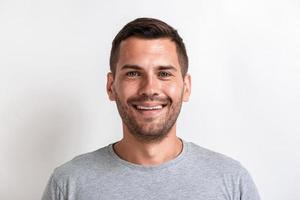
#> input picture ImagesData/portrait_1.jpg, 300 x 200 px
$ jupyter execute Face_detection.ipynb
#> lines starting #> are read from the running program, lines starting #| are printed output that depends on the picture; after the words box and inside, x2 and y2 are one past the last pixel; in counts of white or black regions, pixels touching at a corner belong together
<center><h1>Face-detection</h1></center>

<h3>Liste des objectifs</h3>
<ul>
<li>Chargement des classificateurs en cascade pré-entrainés</li>
<li>Chargement des images</li>
<li>Execution de la détection de/des visages</li>
<li>Affichage des visages</li>
</ul>

[cell 1]
import cv2 as cv
import matplotlib.pyplot as plt

[cell 2]
#Chargement des classificateurs en cascade pré-entrainés
cascade_face = cv.CascadeClassifier("haarcascade_frontalface_default.xml")
cascade_eyes = cv.CascadeClassifier("haarcascade_eye.xml")
#On créer deux variables correspondant aux photos
portrait_img = "ImagesData/portrait_1.jpg"
couple_img = "ImagesData/couple_macron.jpg"

[cell 3]
#On affiche la photo de la personne
img = cv.imread(portrait_img)
#> img is the input picture: shape (200, 300, 3); mean B, G, R 206.9, 207.4, 215.1
if img is None:
    #Si image n'est pas trouver alors j'affiche un message d'erreur
    print("Erreur: l'image n'a pas été charger...")
else:
    #Sinon j'affiche l'image
    plt.imshow(cv.cvtColor(img, cv.COLOR_BGR2RGB))
    plt.title("Image portrait")
    plt.axis("off")
    plt.show()

[cell 4]
#J'affiche la photo du couple Macron
img = cv.imread(couple_img)
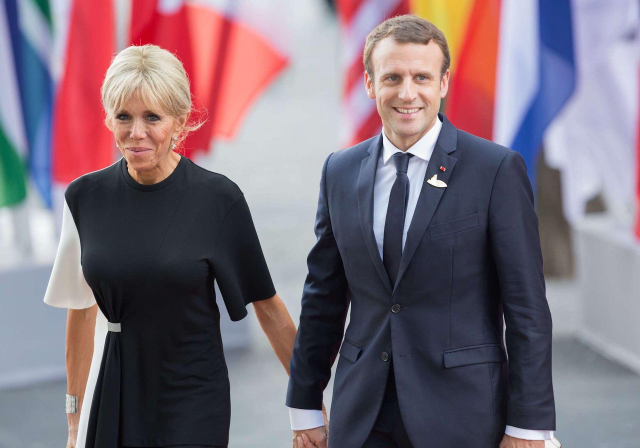
#> input picture ImagesData/couple_macron.jpg, 1280 x 896 px (shown at 1/2 size)
#> img is the input picture: shape (896, 1280, 3); mean B, G, R 121.7, 110.5, 125.3
if img is None:
    #Si image n'est pas trouver alors j'affiche un message d'erreur
    print("Erreur: l'image n'a pas été charger...")
else:
    #Sinon j'affiche l'image
    plt.imshow(cv.cvtColor(img, cv.COLOR_BGR2RGB))
    plt.title("Image chargée du couple Macron")
    plt.axis("off")
    plt.show()

[cell 5]
#On Charge les images
#Le portrait en photo
img = cv.imread(portrait_img)
#On converti en niveau gris pour plus de facilité pour le fichier cascade
gray = cv.cvtColor(img, cv.COLOR_BGR2GRAY)

#Execution de la detection du visage
#detectMultiScale(image, scale factor, number of neighbors(nombre de voisins)
faces = cascade_face.detectMultiScale(gray, 1.1, 3)
#> faces = [[107, 40, 86, 86]]
eyes = cascade_eyes.detectMultiScale(gray, 1.1, 3)
#> eyes = [[121, 64, 21, 21], [152, 64, 23, 23]]


#J'affichage des coordonnées[liste]de la position du visage
for face in faces:
    print(face)
#> this loop made 1 pass
#| [107  40  86  86]

print("\n")

#J'affiche le ou les visages
for face in faces:
    x, y, w, h = face
    cv.rectangle(img, (x, y), (x+w, y+h), (0, 255, 0), 1)
#> this loop made 1 pass
#> img: shape (200, 300, 3)

#J'affiche également les yeux
for (ex, ey, ew, eh) in eyes:
    #Je dessine le rectangle autour des yeux sur l'image principale
    cv.rectangle(img, (ex, ey), (ex+ew, ey+eh), (255, 0, 0), 1)
#> this loop made 2 passes
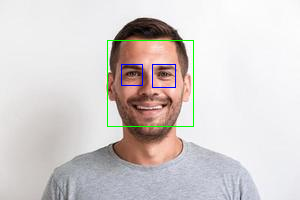
#> img: shape (200, 300, 3); mean B, G, R 206.3, 207.4, 213.3
#On affiche l'image avec les rectangles qui encadrent le ou les visage
plt.imshow(cv.cvtColor(img, cv.COLOR_BGR2RGB))
plt.show()

[cell 6]
#On Charge les images
#Photo de portrait
img = cv.imread(portrait_img)
if img is None:
    print("Erreur: l'image n'a pas été correctement chargée...")
else:
    #Je converti en niveau de gris pour plus de facilité pour le fichier cascade
    gray = cv.cvtColor(img, cv.COLOR_BGR2GRAY)
    #J'éxécute la detection du visage
    faces = cascade_face.detectMultiScale(gray, 1.1,3)

    #J'affiche les coordonnées de la position du visage
    for face in faces:
        print(face)
    print("\n")
    #Je dessine les rectangles
    face_imgs = []
    for face in faces:
        x, y, w, h = face
        cv.rectangle(img, (x,y), (x+w, y+h), (0, 255, 0), 1)
        #Je fais une extraction du visage de l'image principale avec OpenCV et Numpy(y vaut row, x vaut col)
        face_img = img[y:y + h, x:x + w]
        #J'affiche le visage0, visage1, visage2...
        face_imgs.append(face_img)
#> this loop made 1 pass
#> pass 1, `face_img = img[y:y + h, x:x + w]`:
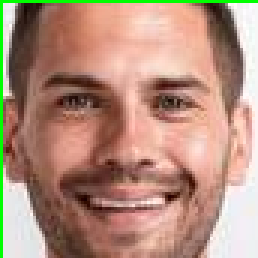
#> face_img: shape (86, 86, 3) (shown 3 times larger); mean B, G, R 124.6, 143, 179.3
#> after the loop, face_imgs = 1 item

    #J'affiche l'image principale avec les rectangles
    plt.figure(figsize = (10, 10))
    plt.subplot(1, len(face_imgs) + 1, 1)
    plt.imshow(cv.cvtColor(img, cv.COLOR_BGR2RGB))
    plt.title(f"Image portrait")
    plt.axis("off")

    #J'affiche les visages
    for i, face_img in enumerate(face_imgs):
        plt.subplot(1, len(face_imgs)+ 1, i + 2)
        plt.imshow(cv.cvtColor(face_img, cv.COLOR_BGR2RGB))
        plt.title(f"Image portrait")
        plt.axis("off")
#> this loop made 1 pass
    plt.show()

[cell 7]
#On Charge les images
#Photo du couple Macron
img = cv.imread(couple_img)
#je converti en niveau gris pour plus de facilité pour le fichier cascade
gray = cv.cvtColor(img, cv.COLOR_BGR2GRAY)
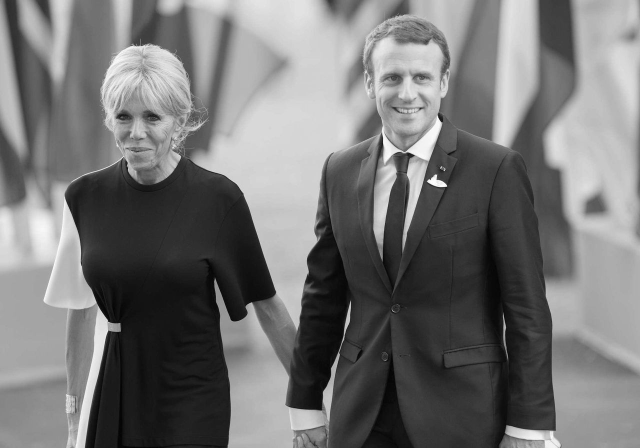
#> gray: shape (896, 1280) (shown at 1/2 size); min 0, max 255, mean 116.2

#j'éxecute la detection du visage
#detectMultiScale(image, scale factor, number of neighbors(nombre de voisins)
faces = cascade_face.detectMultiScale(gray, 1.1, 8)
#> faces = [[736, 95, 166, 166], [199, 177, 152, 152]]
eyes = cascade_eyes.detectMultiScale(gray, 1.1, 5)
#> eyes = [[762, 135, 46, 46], [818, 135, 42, 42], [283, 213, 43, 43]]

#J'affichage des coordonnées[liste]de la position du visage
for face in faces:
    print(face)
#> this loop made 2 passes
#| [736  95 166 166]
#| [199 177 152 152]

print("\n")

#Je déssine des rectangles
for face in faces:
    x, y, w, h = face
    cv.rectangle(img, (x, y), (x+w, y+h), (0, 255, 0), 2)
#> this loop made 2 passes
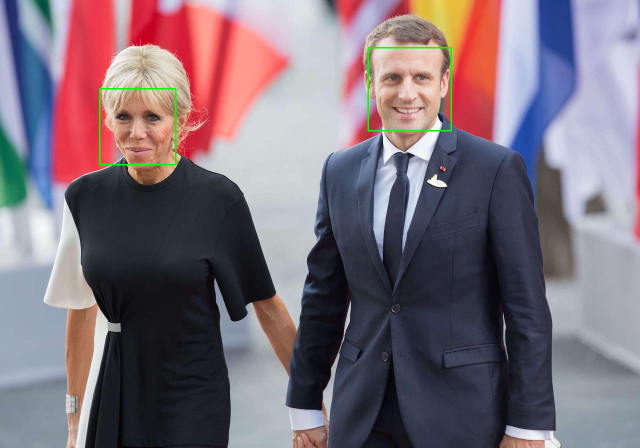
#> img: shape (896, 1280, 3) (shown at 1/2 size); 0.33% of pixels changed, all inside (x1, y1, x2, y2) = (198, 94, 904, 331)

#J'affiche les yeux
for (ex, ey, ew, eh) in eyes:
    #Je dessine le rectangle autour des yeux sur l'image principale
    cv.rectangle(img, (ex, ey), (ex+ew, ey+eh), (255, 0, 0), 2)
#> this loop made 3 passes
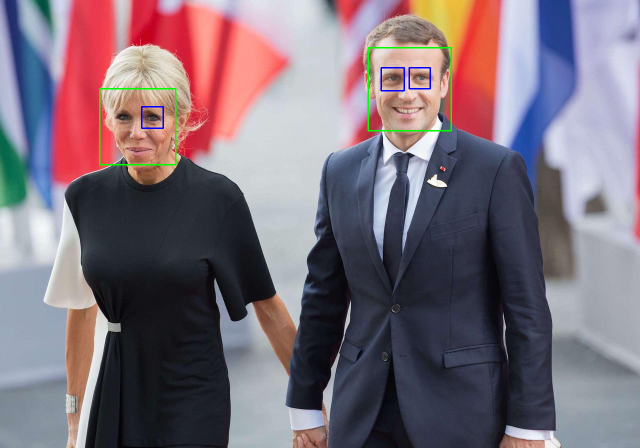
#> img: shape (896, 1280, 3) (shown at 1/2 size); 0.14% of pixels changed, all inside (x1, y1, x2, y2) = (282, 134, 862, 258)

#J'affiche l'image avec les rectangles qui encadrent le ou les visage
plt.imshow(cv.cvtColor(img, cv.COLOR_BGR2RGB))
plt.show()

[cell 8]
#On Charge les images
#Photo du couple Macron
img = cv.imread(couple_img)
if img is None:
    print("Erreur: l'image n'a pas été correctement chargée...")
else:
    #Je converti en niveau gris pour plus de facilité pour le fichier cascade
    gray = cv.cvtColor(img, cv.COLOR_BGR2GRAY)
    #J'éxécute la detection du visage
    faces = cascade_face.detectMultiScale(gray, 1.1,8) #parametre qui va jouer sur la detection des visage
    #J'affiche les coordonnées de la position du visage
    for face in faces:
        print(face)
    print("\n")
    #Je dessine les rectangles
    face_imgs = []
    for face in faces:
        x, y, w, h = face
        cv.rectangle(img, (x,y), (x+w, y+h), (0, 255, 0), 2)
        #Je fais une extraction du visage de l'image principale avec OpenCV et Numpy(y vaut row, x vaut col)
        face_img = img[y:y + h, x:x + w]
        #J'affiche le visage0, visage1, visage2...
        face_imgs.append(face_img)
#> this loop made 2 passes
#> pass 1, `face_img = img[y:y + h, x:x + w]`:
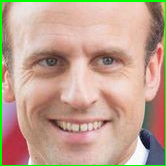
#> face_img: shape (166, 166, 3); mean B, G, R 143.3, 162.3, 192.3
#> after the loop, face_imgs = 2 items

    #J'affiche l'image principale avec les rectangles
    plt.figure(figsize = (10, 10))
    plt.subplot(1, len(face_imgs) + 1, 1)
    plt.imshow(cv.cvtColor(img, cv.COLOR_BGR2RGB))
    plt.title(f"Image du couple Macron")
    plt.axis("off")

    #J'affiche les visages extraits
    for i, face_img in enumerate(face_imgs):
        plt.subplot(1, len(face_imgs)+ 1, i + 2)
        plt.imshow(cv.cvtColor(face_img, cv.COLOR_BGR2RGB))
        plt.title(f"Fragment de l'image")
        plt.axis("off")
#> this loop made 2 passes
    plt.show()

<h2>Extraction des visages d'une photo</h2>

[cell 9]
#Importation des modules
import cv2 as cv
import sys

[cell 10]
#Je charge le classificateur en cascade pré-entrainé
face_cascade = cv.CascadeClassifier("haarcascade_frontalface_default.xml")

[cell 11]
#Je charge l'image
img =cv.imread("ImagesData/couple_acteurs.jpg")
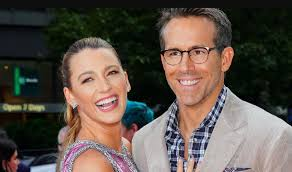
#> input picture ImagesData/couple_acteurs.jpg, 292 x 172 px
#> img is the input picture: shape (172, 292, 3); mean B, G, R 74.3, 82.4, 93.2
img_gray = cv.cvtColor(img, cv.COLOR_BGR2GRAY)
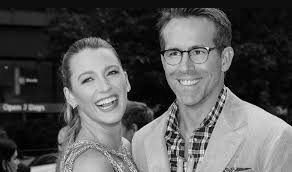
#> img_gray: shape (172, 292); min 0, max 236, mean 84.7

[cell 12]
#J'execute la détéction de visage
faces = face_cascade.detectMultiScale(img_gray, 1.1, 8)
#> faces = [[151, 23, 72, 72], [62, 48, 74, 74]]

#Je vérifie le nombre de visages
if len(faces) != 2:
    sys.exit("La photo doit avoir 2 visages pour que ca marche...")

#Je récupèrere les dimensions de chaque visage
x1, y1, w1, h1 = faces[0]
#> x1 = 151; y1 = 23; w1 = 72; h1 = 72
x2, y2, w2, h2 = faces[1]
#> x2 = 62; y2 = 48; w2 = 74; h2 = 74
#Je fais une extaction des deux visages de l'image
face1 = img[y1:y1 + h1, x1:x1 + w1]
face2 = img[y2:y2 + h2, x2:x2 + w2]

#Je redimensionne face2 aux dimensions de face1 et vice versa
face2 = cv.resize(face2, (w1, h1))
#> face2: shape (72, 72, 3)
face1 = cv.resize(face1, (w2, h2))
#> face1: shape (74, 74, 3)

#Je remplace face2 par face1
img[y1:y1 + h1, x1:x1 + w1] = face2
#Je remplace face1 par face2
img[y2:y2 + h2, x2:x2 + w2] = face1
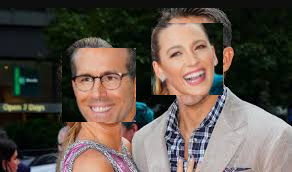
#> img: shape (172, 292, 3); mean B, G, R 74.2, 82.3, 93.1

#J'affiche les regions composant les visage
cv.imshow("échange", img)
cv.waitKey(0)
cv.destroyAllWindows()

# [5 lines of commented-out code are left out]
